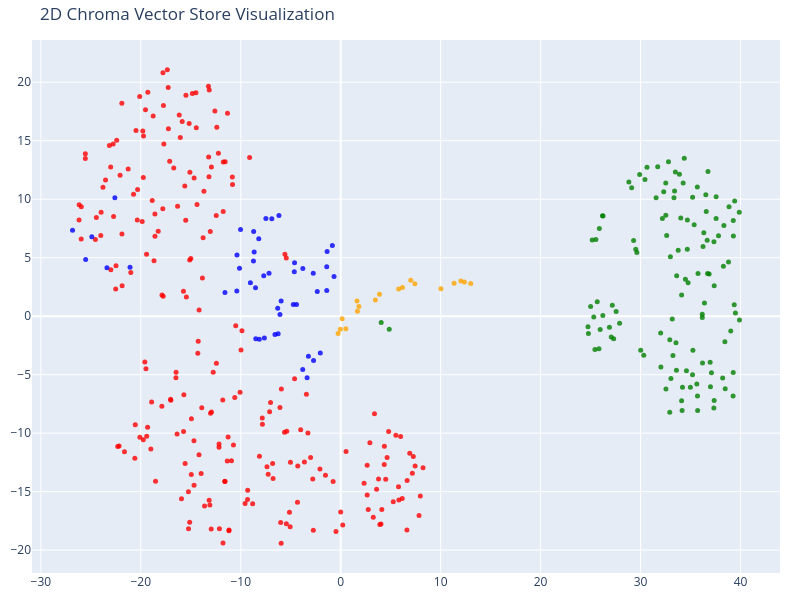

This figure's notebook cell:
### Markdown cell above
### Code cell — 2D t-SNE plot

```python
# We humans find it easier to visalize things in 2D!
# Reduce the dimensionality of the vectors to 2D using t-SNE
# (t-distributed stochastic neighbor embedding)

tsne = TSNE(n_components=2, random_state=42)
reduced_vectors = tsne.fit_transform(vectors)

# Create the 2D scatter plot
fig = go.Figure(data=[go.Scatter(
    x=reduced_vectors[:, 0],
    y=reduced_vectors[:, 1],
    mode='markers',
    marker=dict(size=5, color=colors, opacity=0.8),
    text=[f"Type: {t}<br>Text: {d[:100]}..." for t, d in zip(doc_types, documents)],
    hoverinfo='text'
)])

fig.update_layout(title='2D Chroma Vector Store Visualization',
    scene=dict(xaxis_title='x',yaxis_title='y'),
    width=800,
    height=600,
    margin=dict(r=20, b=10, l=10, t=40)
)

fig.show()
```
#### What this cell does (plain English)

1. Run **t-SNE** to turn each 413×1536 point into one **(x, y)** pair.  
2. Draw a **scatter plot** — each dot = one chunk; color = folder type; hover = type + text preview.

#### Step 1 — t-SNE

| Line | Code | Explanation |
|------|------|-------------|
| | `TSNE(n_components=2, random_state=42)` | Build a t-SNE object: output **2D**. `random_state=42` → same layout if you re-run (mostly). |
| | `reduced_vectors = tsne.fit_transform(vectors)` | **Heavy step** — can take ~30s–2min. Input `(413, 1536)` → output `(413, 2)`. |

**Analogy:** 413 cities with 1536 coordinates each → t-SNE places them on a **flat map** keeping nearby cities somewhat close.

#### Step 2 — Plotly scatter

| Line | Code | Explanation |
|------|------|-------------|
| | `go.Figure(data=[go.Scatter(...)])` | Create an interactive figure. |
| | `x=reduced_vectors[:, 0]` | All **x** coordinates (column 0). |
| | `y=reduced_vectors[:, 1]` | All **y** coordinates (column 1). |
| | `mode='markers'` | Dots only, no lines. |
| | `marker=dict(size=5, color=colors, ...)` | Dot size; **color** from prework cell (one per chunk). |
| | `text=[f"Type: {t}<br>Text: {d[:100]}..."]` | **Hover** label: doc_type + first 100 chars of chunk. |
| | `hoverinfo='text'` | Show that hover text. |
| | `fig.update_layout(...)` | Title, size, margins. |
| | `fig.show()` | Render chart in the notebook. |

#### How to read the chart

- **Green blobs** → employee chunks near other employee chunks (embedding similarity).  
- **Mixed colors** → types overlap in meaning or t-SNE distorted distances.  
- **Does not mean** retrieval is wrong — it is only a 2D **guess** at structure.

#### Part B vs Part C (again)

| Retrieval (RAG) | This plot |
|-------------------|-----------|
| Full 1536-D vectors in Chroma | 2-D summary |
| Used to answer questions | Used to **see** your data |

### Code cell
# We humans find it easier to visalize things in 2D!
# Reduce the dimensionality of the vectors to 2D using t-SNE
# (t-distributed stochastic neighbor embedding)

tsne = TSNE(n_components=2, random_state=42)
reduced_vectors = tsne.fit_transform(vectors)

# Create the 2D scatter plot
fig = go.Figure(data=[go.Scatter(
    x=reduced_vectors[:, 0],
    y=reduced_vectors[:, 1],
    mode='markers',
    marker=dict(size=5, color=colors, opacity=0.8),
    text=[f"Type: {t}<br>Text: {d[:100]}..." for t, d in zip(doc_types, documents)],
    hoverinfo='text'
)])

fig.update_layout(title='2D Chroma Vector Store Visualization',
    scene=dict(xaxis_title='x',yaxis_title='y'),
    width=800,
    height=600,
    margin=dict(r=20, b=10, l=10, t=40)
)

fig.show()

### Figure 1 — Plotly figure (JSON) as saved in the notebook; plotly's stock layout.template omitted (floating-point values rounded to 4 significant figures; data arrays with more than 128 entries replaced by an {"elided": "..."} marker saying what was removed)
{"data": [{"hoverinfo": "text", "marker": {"color": {"elided": "413 str values"}, "opacity": 0.8, "size": 5}, "mode": "markers", "text": {"elided": "413 str values"}, "type": "scatter", "x": {"elided": "413 float values"}, "y": {"elided": "413 float values"}}], "layout": {"height": 600, "margin": {"b": 10, "l": 10, "r": 20, "t": 40}, "scene": {"xaxis": {"title": {"text": "x"}}, "yaxis": {"title": {"text": "y"}}}, "title": {"text": "2D Chroma Vector Store Visualization"}, "width": 800}}
